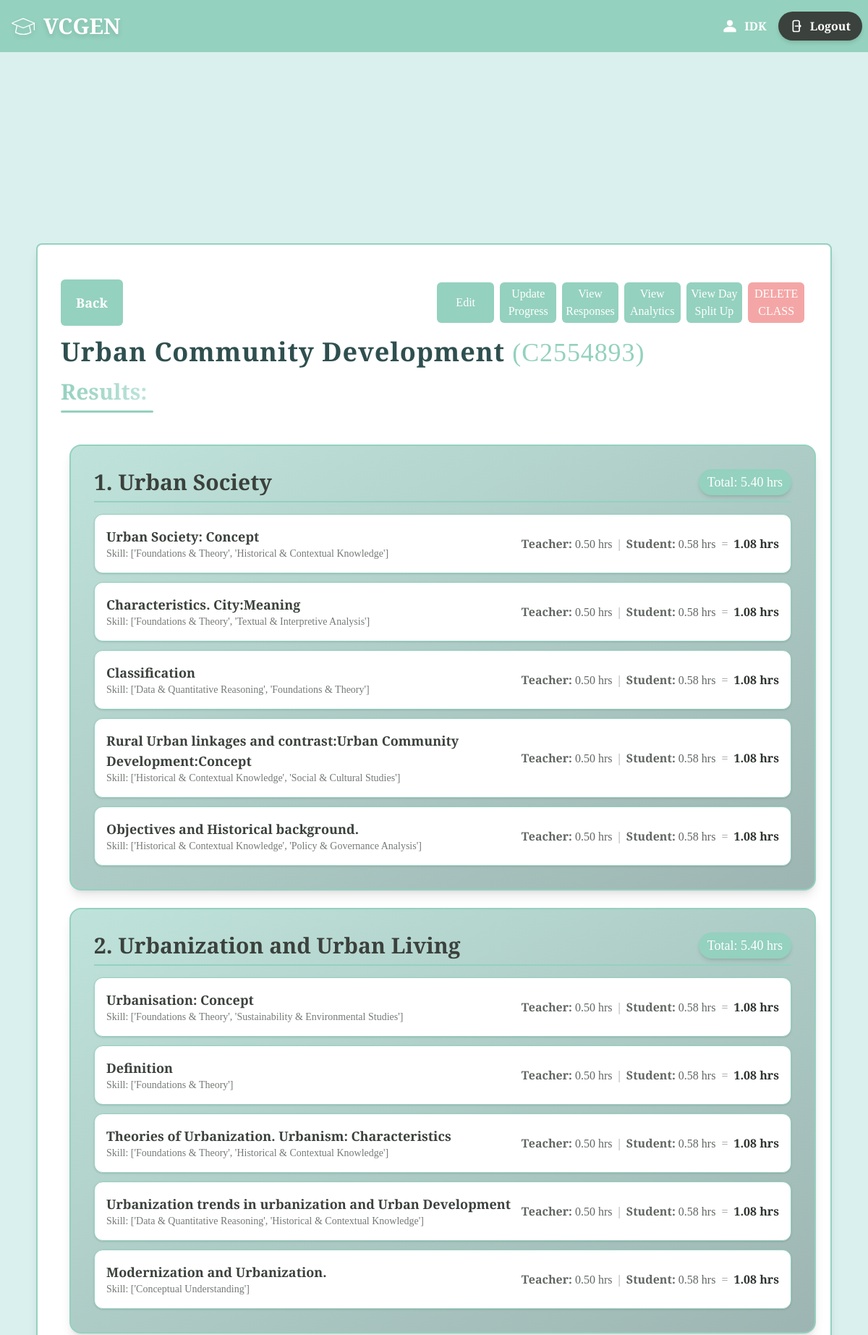
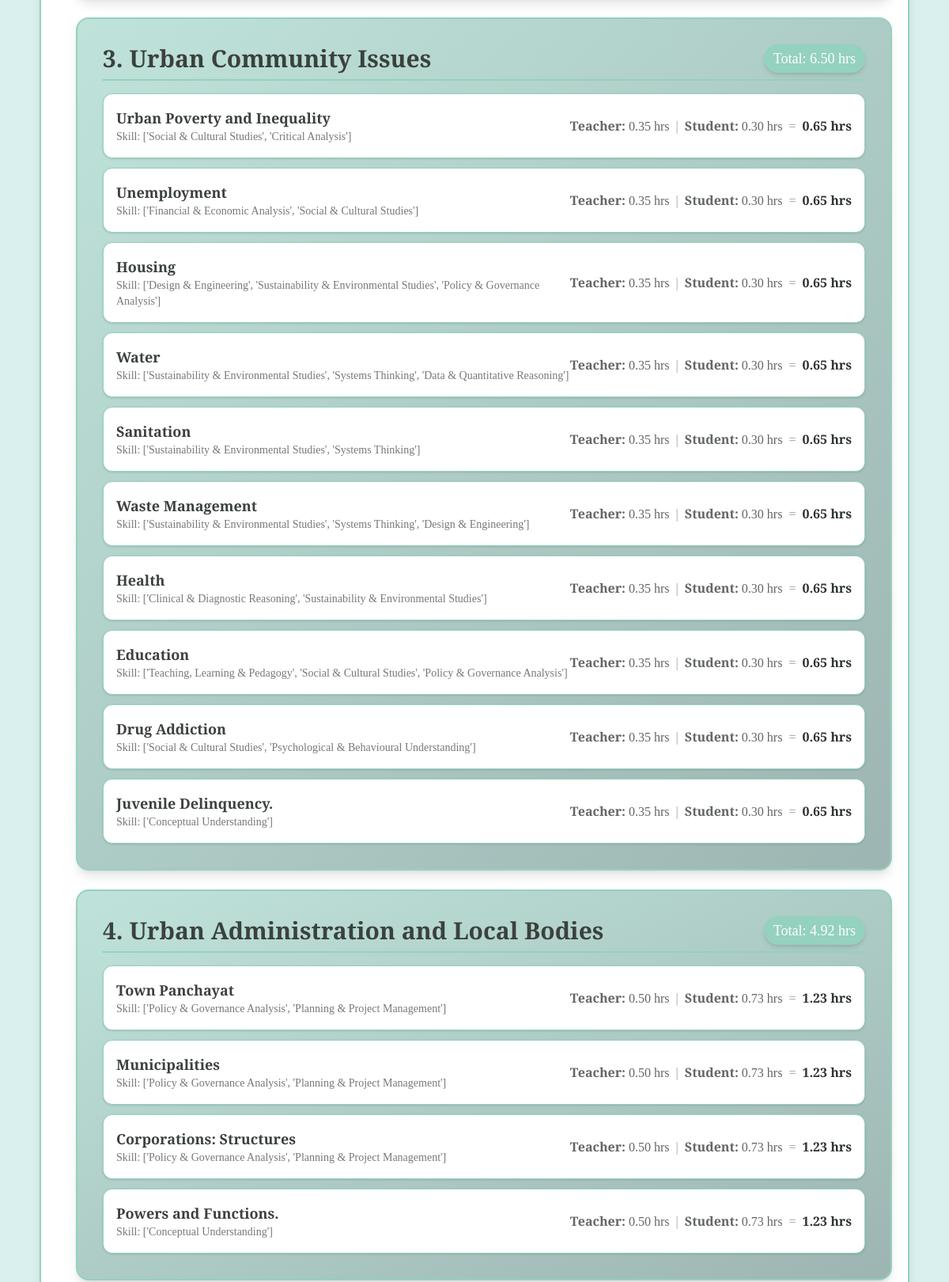
Page /results/C2554893 (signed in, upper part) on the committed database (2 pictures, top to bottom).
### main/models.py (models this page shows, shortened)
class Teacher(models.Model):
    teacher_id=models.CharField(max_length=8,primary_key=True)
    name=models.CharField(max_length=20)
    email=models.EmailField(null=False)
    password=models.CharField(null=False,max_length=128)

class Course(models.Model):
    course_id=models.CharField(max_length=8,primary_key=True)
    teacher=models.ForeignKey(Teacher,on_delete=models.CASCADE)
    name=models.CharField(max_length=20)
    hours=models.IntegerField()
    split=models.DecimalField(decimal_places=3,max_digits=10)
    accepting_response=models.BooleanField(default=True)

class Module(models.Model):
    module_id=models.CharField(max_length=8,primary_key=True)
    course=models.ForeignKey(Course,on_delete=models.CASCADE)
    hours=models.IntegerField()
    name=models.CharField(max_length=100)

class Topics(models.Model):
    topic_id=models.CharField(max_length=8,primary_key=True)
    module=models.ForeignKey(Module,on_delete=models.CASCADE)
    content=models.CharField(max_length=100)
    mapped_skill=models.JSONField()
    skill_confidence = models.JSONField(default=dict)
    teacherweight=models.DecimalField(decimal_places=3,max_digits=10)
    studentweight=models.DecimalField(decimal_places=3,max_digits=10)

### main/views.py (the view)
# urls.py: path("results/<str:class_id>",views.results,name="results"),
def results(request,class_id):
    context={}
    if 'user' not in request.session:
        return redirect('login')
    else:
        context['name']=Teacher.objects.filter(teacher_id=request.session['user'])[0].name
    ourclass=Course.objects.filter(course_id=class_id)
    if len(ourclass)<1:
        return redirect('classes')
    else:
        ourclass=ourclass[0]
        data={}
        modules=Module.objects.filter(course=ourclass)
        class cusModule:
            def __init__(self,mod):
                self.mod=mod
                self.topicslist=[]
                self.modtime=0
            def addtopic(self,topic):
                self.topicslist.append(topic)
                self.modtime+=topic.time
        class cusTopic:
            def __init__(self,topic,teachertime,studenttime):
                self.topic=topic
                self.teachertime=teachertime
                self.studenttime=studenttime
                self.time=teachertime+studenttime
        ourmods=[]
        for mod in modules:
            newmod=cusModule(mod)
            for topic in Topics.objects.filter(module=mod):
                teachertime=round(topic.teacherweight*mod.hours*ourclass.split,2)
                studenttime=round(topic.studentweight*ourclass.hours*(100-(ourclass.split*100))/100,2)
                newtopic=cusTopic(topic,teachertime,studenttime)
                newmod.addtopic(newtopic)
            ourmods.append(newmod)
        context['cid']=class_id
        context['cname']=ourclass.name
        context['modules']= ourmods#modules
    return render(request,"main/results.html",context=context)

### main/templates/main/results.html (shortened to what this page needs)
{% extends "base.html" %}
{% block body %}
<div class="flex flex-col  items-center justify-center min-h-screen bg-[#daf0ee]">
    <div class="w-11/12 bg-white m-2 p-8 rounded-lg shadow-lg border-2 border-[#94d1be] flex flex-col">
        <div class="flex w-full flex-row justify-between py-4 h-1/6">
            <div class="w-1/2 flex">
                <button onclick="location.href = '/classes';" class="w-1/6 bg-[#94d1be] font-bold text-white text-lg p-3 rounded-md hover:bg-[#9db5b2] transition duration-300 hover:cursor-pointer">Back</button>
            </div>
            <div class="w-1/2 flex justify-end">
                <button onclick="location.href = '/settings/{{cid}}';" class="w-1/6 bg-[#94d1be] text-white p-3 rounded-md hover:bg-[#9db5b2] transition duration-300 hover:cursor-pointer m-1">Edit</button>
                <button onclick="location.href = '/updateprogress/{{cid}}';"class="w-1/6 bg-[#94d1be] text-white p-1 rounded-md hover:bg-[#9db5b2] transition duration-300 hover:cursor-pointer m-1">Update Progress</button>
                <button onclick="location.href = '/responses/{{cid}}';"class="w-1/6 bg-[#94d1be] text-white p-1 rounded-md hover:bg-[#9db5b2] transition duration-300 hover:cursor-pointer m-1">View Responses</button>
                <button onclick="location.href='/analytics/{{cid}}';" class="w-1/6 bg-[#94d1be] text-white p-1 rounded-md hover:bg-[#9db5b2] transition duration-300 hover:cursor-pointer m-1">View Analytics</button>
                <button onclick="location.href = '/dayplan/{{cid}}';" class="w-1/6 bg-[#94d1be] text-white p-1 rounded-md hover:bg-[#9db5b2] transition duration-300 hover:cursor-pointer m-1">View Day Split Up</button>
                <button onclick="location.href = '/deleteclass/{{cid}}';" class="w-1/6 bg-[#F4A6A6] text-white p-1 rounded-md hover:bg-[#9db5b2] transition duration-300 hover:cursor-pointer m-1">DELETE CLASS</button>
            </div>
        </div>
        <h2 class="text-left text-3xl md:text-4xl font-bold cusfont text-[#2f4f4f] mb-4 tracking-wide">
            {{ cname }}
            <span class="text-[#94d1be] font-medium">({{ cid }})</span>
        </h2>
        <h3 class="text-left text-2xl md:text-3xl font-semibold cusfont text-[#3b413c] mb-8 relative">
            <span class="bg-gradient-to-r from-[#94d1be] to-[#bfe3db] bg-clip-text text-transparent">
            </span>
            <div class="h-[3px] w-32 mt-2 bg-[#94d1be] rounded-full"></div>
        </h3>
        {% for mod in modules %}
        <div class="w-full p-6 md:p-8 rounded-2xl shadow-lg border-2 border-[#94d1be] bg-gradient-to-br from-[#bfe3db] to-[#9db5b2] text-[#3b413c] m-3 transition-all duration-300 hover:shadow-xl hover:scale-[1.01]">
            <div class="flex justify-between items-center border-b-2 border-[#94d1be] pb-2 mb-4">
                <h1 class="text-2xl md:text-3xl font-semibold cusfont">
                    {{ forloop.counter }}. {{ mod.mod.name }}
                </h1>
                <span class="text-lg font-medium bg-[#94d1be] text-white px-3 py-1 rounded-full shadow-md">
                    Total: {{ mod.modtime }} hrs
                </span>
            </div>
            <ul class="space-y-3">
                {% for topic in mod.topicslist %}
                <li class="p-4 rounded-xl shadow-sm border transition-all duration-300
                    {% if topic.teachertime == 0 and topic.studenttime == 0 %}
                        bg-[#e8e8e8] border-gray-300 opacity-60
                    {% else %}
                        bg-white border-[#94d1be] hover:bg-[#f3faf9]
                    {% endif %}">
                    <div class="flex flex-col md:flex-row justify-between md:items-center">
                        <div class="flex-1">
                            <p class="font-semibold text-lg flex items-center gap-2">
                                {{ topic.topic.content }}
                            </p>
                            <p class="text-sm text-[#3b413c]/70">Skill:
                                <span class="font-medium">{{ topic.topic.mapped_skill }}</span>
                            </p>
                        </div>
                        <div class="mt-2 md:mt-0 text-sm md:text-base text-[#3b413c]/80">
                            {% if topic.teachertime == 0 and topic.studenttime == 0 %}
                                <span class="text-gray-500 italic">Completed — hours redistributed</span>
                            {% else %}
                                <span class="font-semibold">Teacher:</span> {{ topic.teachertime }} hrs
                                <span class="mx-1 text-[#3b413c]/50">|</span>
                                <span class="font-semibold">Student:</span> {{ topic.studenttime }} hrs
                                <span class="mx-1 text-[#3b413c]/50">=</span>
                                <span class="font-bold text-[#2e3430]">{{ topic.time }} hrs</span>
                            {% endif %}
                        </div>
                    </div>
                </li>
                {% endfor %}
            </ul>
        </div>
        {% endfor %}
    </div>
</div>
{% endblock %}

### main/templates/main/base.html (shortened to what this page needs)
<html>
    <head>
        {%load static%}
        <script src="https://cdn.jsdelivr.net/npm/@tailwindcss/browser@4"></script>
    </head>
    <body class="bg-[#daf0ee] text-[#3b413c] cusfont flex flex-col">
        <header class="bg-[#94d1be] text-white text-l font-bold py-4 text-center w-full flex flex-row justify-between">
            <div class="flex items-center space-x-3 hover:scale-105 transition-all duration-300 ease-in-out drop-shadow-md ml-4 hover:cursor-pointer" onclick="location.href='/'">
                {% load static %}
                <img src="{% static 'main/education-svg.svg' %}" class="h-8" alt="logo"/>
                <h1
                    class="text-3xl">
                    VCGEN
                </h1>
            </div>
            {% if name %}
            <div class="flex flex-row items-center">
                {%load static%}
                <img src="{% static 'main/person-svg.svg' %}" class="h-6" alt="profile picture"/>
                <h1 class="m-2">{{name}}  </h1>
                <button onclick="location.href='/';"
                    class="mx-2 flex items-center gap-2 px-4 py-2 bg-[#3b413c] text-white font-semibold rounded-full shadow-md
                        hover:bg-[#2e3430] hover:scale-105 transition-all duration-300 ease-in-out hover:cursor-pointer">
                    Logout
                </button>
            </div>
            {% else %}
            <h1 onclick="location.href = '/';" class="px-1"></h1>
            {% endif %}
        </header>
        {% block body %}
        {% endblock %}
    </body>
</html>

### main/templates/main/base.html (style rules this page uses)
.cusfont { font-family: "Playfair Display", serif; font-optical-sizing: auto; }

### rows in the picture
Teacher: name "IDK"
Course: name "Urban Community Development"
Module: mod.name "Urban Society"
Topics: topic.content "Urban Society: Concept", topic.mapped_skill "['Foundations & Theory', 'Historical & Contextual Knowledge']"
Topics: topic.content "Characteristics. City:Meaning", topic.mapped_skill "['Foundations & Theory', 'Textual & Interpretive Analysis']"
Topics: topic.content "Classification", topic.mapped_skill "['Data & Quantitative Reasoning', 'Foundations & Theory']"
Topics: topic.content "Rural Urban linkages and contrast:Urban Community Development:Concept", topic.mapped_skill "['Historical & Contextual Knowledge', 'Social & Cultural Studies']"
Topics: topic.content "Objectives and Historical background.", topic.mapped_skill "['Historical & Contextual Knowledge', 'Policy & Governance Analysis']"
Module: mod.name "Urbanization and Urban Living"
Topics: topic.content "Urbanisation: Concept", topic.mapped_skill "['Foundations & Theory', 'Sustainability & Environmental Studies']"
Topics: topic.content "Definition", topic.mapped_skill "['Foundations & Theory']"
Topics: topic.content "Theories of Urbanization. Urbanism: Characteristics", topic.mapped_skill "['Foundations & Theory', 'Historical & Contextual Knowledge']"
Topics: topic.content "Urbanization trends in urbanization and Urban Development", topic.mapped_skill "['Data & Quantitative Reasoning', 'Historical & Contextual Knowledge']"
Topics: topic.content "Modernization and Urbanization.", topic.mapped_skill "['Conceptual Understanding']"
Module: mod.name "Urban Community Issues"
Topics: topic.content "Urban Poverty and Inequality", topic.mapped_skill "['Social & Cultural Studies', 'Critical Analysis']"
Topics: topic.content "Unemployment", topic.mapped_skill "['Financial & Economic Analysis', 'Social & Cultural Studies']"
Topics: topic.content "Housing", topic.mapped_skill "['Design & Engineering', 'Sustainability & Environmental Studies', 'Policy & Governance Analysis']"
Topics: topic.content "Water", topic.mapped_skill "['Sustainability & Environmental Studies', 'Systems Thinking', 'Data & Quantitative Reasoning']"
Topics: topic.content "Sanitation", topic.mapped_skill "['Sustainability & Environmental Studies', 'Systems Thinking']"
Topics: topic.content "Waste Management", topic.mapped_skill "['Sustainability & Environmental Studies', 'Systems Thinking', 'Design & Engineering']"
Topics: topic.content "Health", topic.mapped_skill "['Clinical & Diagnostic Reasoning', 'Sustainability & Environmental Studies']"
Topics: topic.content "Education", topic.mapped_skill "['Teaching, Learning & Pedagogy', 'Social & Cultural Studies', 'Policy & Governance Analysis']"
Topics: topic.content "Drug Addiction", topic.mapped_skill "['Social & Cultural Studies', 'Psychological & Behavioural Understanding']"
Topics: topic.content "Juvenile Delinquency.", topic.mapped_skill "['Conceptual Understanding']"
Module: mod.name "Urban Administration and Local Bodies"
Topics: topic.content "Town Panchayat", topic.mapped_skill "['Policy & Governance Analysis', 'Planning & Project Management']"
Topics: topic.content "Municipalities", topic.mapped_skill "['Policy & Governance Analysis', 'Planning & Project Management']"
Topics: topic.content "Corporations: Structures", topic.mapped_skill "['Policy & Governance Analysis', 'Planning & Project Management']"
Topics: topic.content "Powers and Functions.", topic.mapped_skill "['Conceptual Understanding']"

### other values in the picture
{{ cid }} "C2554893"
{{ mod.modtime }} "5.40" "5.40" "6.50" "4.92"
{{ topic.teachertime }} "0.50" "0.50" "0.50" "0.50" "0.50" "0.50" "0.50" "0.50" "0.50" "0.50" "0.35" "0.35" "0.35" "0.35" "0.35" "0.35" "0.35" "0.35" "0.35" "0.35" "0.50" "0.50" "0.50" "0.50"
{{ topic.studenttime }} "0.58" "0.58" "0.58" "0.58" "0.58" "0.58" "0.58" "0.58" "0.58" "0.58" "0.30" "0.30" "0.30" "0.30" "0.30" "0.30" "0.30" "0.30" "0.30" "0.30" "0.73" "0.73" "0.73" "0.73"
{{ topic.time }} "1.08" "1.08" "1.08" "1.08" "1.08" "1.08" "1.08" "1.08" "1.08" "1.08" "0.65" "0.65" "0.65" "0.65" "0.65" "0.65" "0.65" "0.65" "0.65" "0.65" "1.23" "1.23" "1.23" "1.23"
